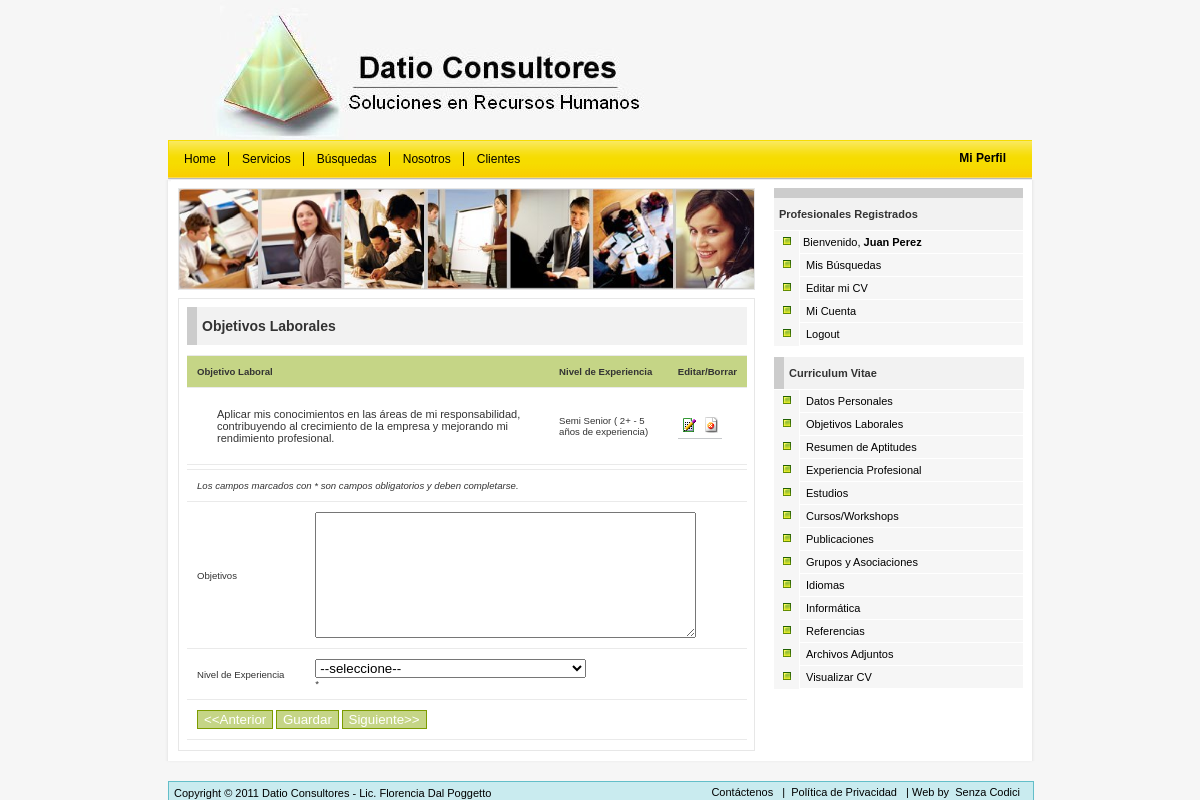
Screenshot of /careerobjective.php (signed in) with the database file from the repository.
### tables this page shows
CREATE TABLE `objective` (
  `id` int(11) NOT NULL AUTO_INCREMENT,
  `applicantid` int(11) NOT NULL,
  `objective` varchar(255) DEFAULT NULL,
  `carrierlevelid` int(11) DEFAULT NULL,
  PRIMARY KEY (`id`,`applicantid`),
  UNIQUE KEY `applicantid` (`applicantid`)
);

CREATE TABLE `careerlevel` (
  `careerid` int(11) NOT NULL AUTO_INCREMENT,
  `careerlevel` varchar(255) DEFAULT NULL,
  PRIMARY KEY (`careerid`)
);

### includes/queryfunctions.php (called while the page is built, shortened)
<?php
function query($strsql,$conn)
{
	$rs = mysql_query($strsql,$conn);
	return $rs;
}
function fetch_object($rs)
{
	return mysql_fetch_object($rs);
}
?>

### careerobjective.php (the view, shortened to what this page needs)
<?php
include_once('includes/queryfunctions.php');
include_once('includes/functions.php');
$conn = db_connect();
?>
</div>
<div id="content" >
<div id="contentdiv">
<div id="searchtable" >
<img src="images/people.jpg" alt="people" width="575" height="100" border="0" />
</div>
<div id="list">
<h2 class="title-bar">Objetivos Laborales</h2>
<p class="Lastnews">
<?php
	$querystr="SELECT objective.id,objective.objective,careerlevel.careerlevel
		FROM objective
		Left Join careerlevel ON objective.`carrierlevelid` = careerlevel.careerid
		WHERE
		objective.applicantid =  $_SESSION[userid]";
	$results=query($querystr,$conn);
	echo "<table border=\"0\" width=\"100%\">";
	echo "<tr class=\"boldtext\"><td>Objetivo Laboral</td><td>Nivel de Experiencia</td><td>Editar/Borrar</td></tr>";
	while ($careerobj = fetch_object($results)){
		$j++;
		if($j%2==1){
			echo "<tr id=\"row$j\">";
		}else{
			echo "<tr id=\"row$j\" class=\"odd\">";
		}
			echo "<td align=\"left\">$careerobj->objective</td>
				<td align=\"left\">$careerobj->careerlevel</td>
				<td align=\"left\"><a name=\"editobjective\" href=\"careerobjective.php?search=$careerobj->id&action=Find\"><img src=\"images/edit.gif\" alt=\"Editar\" border=\"0\" width=\"16\" height=\"16\"/></a>";
			echo "<a name=\"deleteobjective\" href=\"careerobjective.php?search=$careerobj->id&action=Delete\" onClick=\"Javascript:return confirm('Confirma que desea Borrar el Registro?','Confirmar Eliminar')\"><img src=\"images/delete.gif\" alt=\"Borrar\" border=\"0\" width=\"16\" height=\"16\"/></a></td>
			</tr>";
	}
	echo "</table>";
?>
<form action="careerobjective.php" method="post" name="careerobjective" id="careerobjective" enctype="multipart/form-data">
 <table border="0" align="center" width="100%">
    <tr>
      <td colspan="2"><em>Los campos marcados con <span class="warn">*</span> son campos obligatorios y deben completarse.</em></td>
    </tr>
    <tr>
      <td>Objetivos</td>
      <td><textarea name="objective" id="objective" cols="45" rows="8"><?php echo $objective->objective; ?></textarea>
	  </td>
    </tr>
    <tr>
      <td>Nivel de Experiencia </td>
      <td><select name="carrierlevelid">
        <option value="">--seleccione--</option>
      </select>
        <div id="inf_careerlevel" class="warn">* </div>
		</td>
    </tr>
    <tr align="center">
      <td colspan="2"><input type="submit" name="submit" value="&lt;&lt;Anterior" class="button"/>
        <input type="submit" name="submit" value="<?php echo $_GET["action"]=="Find" ? "Actualizar" : "Guardar"; ?>" onclick="return validateOnSubmit();" class="button"/>
        <input type="submit" name="submit" value="Siguiente&gt;&gt;" class="button" onClick="return confirm('Desea continuar sin guardar los cambios?','Confirmar Continuar');" />
		</td>
    </tr>
</table>
</form>
</p>
</div>
</div>
</div>

### css/jobsite-style.css (style rules this page uses)
body { background-color:#f6f6f6; margin: 0; }
#content { background-image:url(../images/background.gif); background-repeat:repeat-y; background-position:center; width:872px; margin-left: auto; margin-right: auto; overflow: auto; }
table { font: 75% Verdana, Arial, Helvetica, sans-serif, sans-serif; padding: 0; margin-left: 8px; margin-top:0px; margin-bottom:4px; width:560px; border-collapse: collapse; color: #333; background: #F3F5F7; }
table a { color: #3A4856; text-decoration: none; border-bottom: 1px solid #C6C8CB; }
table tbody td, table tbody th { padding: 10px; border-left:none; border-right:none; border-top:1px solid #eaeaea; text-align: left; font-size:13px; }
table tbody tr { background: #Fff; }
table tbody tr.boldtext { font-weight:bold; background: #c5d586; }
h2.title-bar { margin:8px; margin-bottom:1px; width:230px; padding:5px; font-weight:bold; font-size:1.1em; line-height:2.0em; color:#333; background:#f2f2f2 ; border:1px solid #ccc; border-width:0 0 0 10px; font-family:Verdana, Arial, Helvetica, sans-serif; font-size:11px; display:block; }
#list table td { font-size:0.8em; }
#list { float:left; background-color:#fff; border:1px solid #e7e7e7; padding:0px; margin-left:14px; margin-top:8px; margin-bottom:10px; width:575px; }
#list h2 { font-family:Verdana, Arial, Helvetica, sans-serif; font-size:14px; width:540px; }
#list p { margin-left:10px; padding-left:10px; padding-right:10px; margin-top:10px; margin-bottom:10px; font-family:Verdana, Arial, Helvetica, sans-serif; font-size:11px; }
#searchtable { float:left; background-color:#f2f2f2; border:1px solid #e7e7e7; margin-left:14px; margin-top:8px; width:575px; height:100px; }
input.button { border:1px solid #7c9c00; background-color:#c5d586; color:#FFFFFF; padding:0.09em -0.5em; font-family:Verdana, Arial, Helvetica, sans-serif; }
a:link { color: #000; padding:3px; text-decoration: none; }

### rows the page displays
objective: objective "Aplicar mis conocimientos en las áreas de mi responsabilidad, contribuyendo al crecimiento de la empresa y mejorando mi rendimiento profesional.", careerlevel.careerlevel "Semi Senior ( 2+ - 5 años de experiencia)"

### other values shown
$_SESSION["user"] "Juan Perez"
$titulo "Curriculum Vitae"
WEBSITE_NAME "Datio Consultores"
WEBSITE_CONTACT "Lic. Florencia Dal Poggetto"
